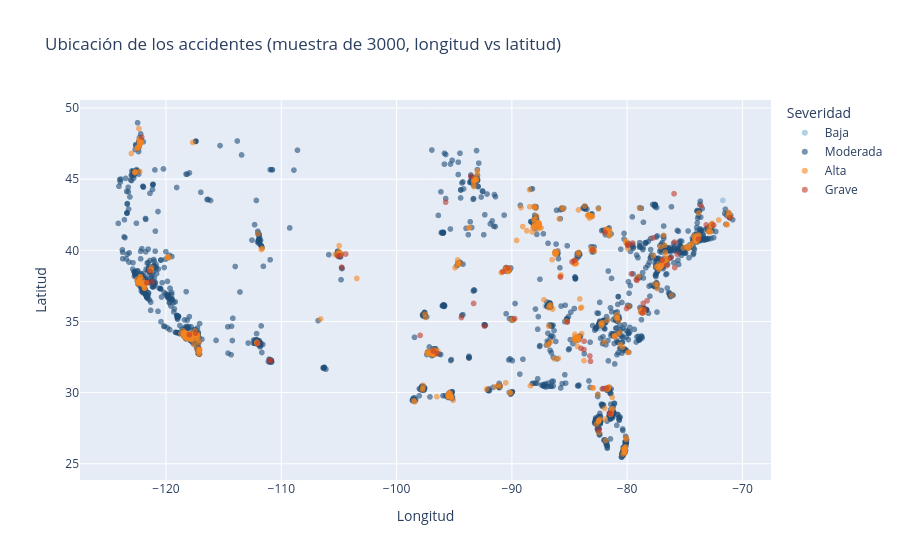

Notebook code for this chart:
### Code cell
muestra = df.sample(3000, random_state=42).copy()
# Muestra de 3000 accidentes (graficar 200 mil puntos no tiene sentido).

fig_sc = px.scatter(muestra, x='lng', y='lat', color='severity_label', opacity=0.6,
                    category_orders={'severity_label': ['Baja', 'Moderada', 'Alta', 'Grave']},
                    color_discrete_map={'Baja': '#7FB3D5', 'Moderada': '#1F4E79',
                                        'Alta': '#F5851F', 'Grave': '#C0392B'},
                    hover_data=['city', 'state', 'start_time', 'weather', 'duration_min'],
                    title='Ubicación de los accidentes (muestra de 3000, longitud vs latitud)',
                    labels={'lng': 'Longitud', 'lat': 'Latitud', 'severity_label': 'Severidad'})
fig_sc.show()
print(muestra['severity_label'].value_counts())

### Figure 1 — Plotly figure (JSON) as saved in the notebook; plotly's stock layout.template omitted (floating-point values rounded to 4 significant figures; data arrays with more than 128 entries replaced by an {"elided": "..."} marker saying what was removed)
{"data": [{"customdata": {"elided": "28x5 mixed values"}, "hovertemplate": "Severidad=Baja<br>Longitud=%{x}<br>Latitud=%{y}<br>city=%{customdata[0]}<br>state=%{customdata[1]}<br>start_time=%{customdata[2]}<br>weather=%{customdata[3]}<br>duration_min=%{customdata[4]}<extra></extra>", "legendgroup": "Baja", "marker": {"color": "#7FB3D5", "opacity": 0.6, "symbol": "circle"}, "mode": "markers", "name": "Baja", "showlegend": true, "type": "scattergl", "x": [-121.4, -111.0, -80.88, -97.82, -81.1, -122.7, -81.86, -122.3, -80.85, -121.5, -117.2, -80.87, -81.55, -80.8, -87.99, -76.84, -82.48, -110.9, -87.1, -82.46, -95.41, -80.37, -86.78, -72.97, -86.74, -84.6, -81.23, -71.7], "xaxis": "x", "y": [38.44, 32.34, 35.19, 30.28, 34.03, 45.52, 26.58, 47.67, 35.27, 37.72, 32.87, 35.22, 28.33, 35.19, 43.03, 39.94, 27.44, 32.19, 36.08, 34.49, 29.93, 34.04, 36.21, 40.78, 36.15, 33.78, 28.9, 43.51], "yaxis": "y"}, {"customdata": {"elided": "2413x5 mixed values"}, "hovertemplate": "Severidad=Moderada<br>Longitud=%{x}<br>Latitud=%{y}<br>city=%{customdata[0]}<br>state=%{customdata[1]}<br>start_time=%{customdata[2]}<br>weather=%{customdata[3]}<br>duration_min=%{customdata[4]}<extra></extra>", "legendgroup": "Moderada", "marker": {"color": "#1F4E79", "opacity": 0.6, "symbol": "circle"}, "mode": "markers", "name": "Moderada", "showlegend": true, "type": "scattergl", "x": {"elided": "2413 float values"}, "xaxis": "x", "y": {"elided": "2413 float values"}, "yaxis": "y"}, {"customdata": {"elided": "495x5 mixed values"}, "hovertemplate": "Severidad=Alta<br>Longitud=%{x}<br>Latitud=%{y}<br>city=%{customdata[0]}<br>state=%{customdata[1]}<br>start_time=%{customdata[2]}<br>weather=%{customdata[3]}<br>duration_min=%{customdata[4]}<extra></extra>", "legendgroup": "Alta", "marker": {"color": "#F5851F", "opacity": 0.6, "symbol": "circle"}, "mode": "markers", "name": "Alta", "showlegend": true, "type": "scattergl", "x": {"elided": "495 float values"}, "xaxis": "x", "y": {"elided": "495 float values"}, "yaxis": "y"}, {"customdata": {"elided": "64x5 mixed values"}, "hovertemplate": "Severidad=Grave<br>Longitud=%{x}<br>Latitud=%{y}<br>city=%{customdata[0]}<br>state=%{customdata[1]}<br>start_time=%{customdata[2]}<br>weather=%{customdata[3]}<br>duration_min=%{customdata[4]}<extra></extra>", "legendgroup": "Grave", "marker": {"color": "#C0392B", "opacity": 0.6, "symbol": "circle"}, "mode": "markers", "name": "Grave", "showlegend": true, "type": "scattergl", "x": [-118.0, -79.63, -121.2, -90.77, -93.55, -79.95, -79.21, -78.52, -90.34, -82.16, -83.23, -95.75, -104.4, -73.59, -73.15, -93.32, -75.93, -79.96, -75.89, -92.37, -85.78, -78.27, -83.73, -83.18, -71.09, -121.7, -79.52, -121.4, -83.75, -75.66, -73.82, -78.6, -80.06, -112.0, -97.96, -117.4, -104.9, -104.8, -122.1, -81.55, -76.56, -94.38, -79.15, -76.23, -105.1, -96.83, -85.18, -82.99, -89.76, -81.93, -75.87, -84.0, -81.77, -96.46, -84.53, -111.0, -76.95, -81.38, -78.7, -84.78, -82.46, -72.49, -77.75, -110.9], "xaxis": "x", "y": [34.07, 38.34, 37.78, 38.52, 45.19, 40.33, 37.95, 35.85, 38.75, 30.26, 32.57, 43.38, 39.74, 43.13, 41.79, 36.26, 43.98, 40.42, 40.58, 34.67, 38.12, 36.45, 33.61, 32.2, 42.3, 37.72, 40.51, 38.54, 33.03, 39.72, 40.79, 36.28, 35.91, 33.47, 34.02, 34.18, 39.64, 38.81, 47.95, 28.55, 38.92, 35.28, 37.89, 39.47, 39.6, 32.93, 34.96, 40.03, 35.2, 41.26, 38.79, 33.11, 30.32, 32.75, 39.3, 32.27, 39.32, 28.54, 35.59, 39.19, 27.39, 41.76, 40.87, 32.24], "yaxis": "y"}], "layout": {"legend": {"title": {"text": "Severidad"}, "tracegroupgap": 0}, "title": {"text": "Ubicación de los accidentes (muestra de 3000, longitud vs latitud)"}, "xaxis": {"anchor": "y", "domain": [0.0, 1.0], "title": {"text": "Longitud"}}, "yaxis": {"anchor": "x", "domain": [0.0, 1.0], "title": {"text": "Latitud"}}}}
